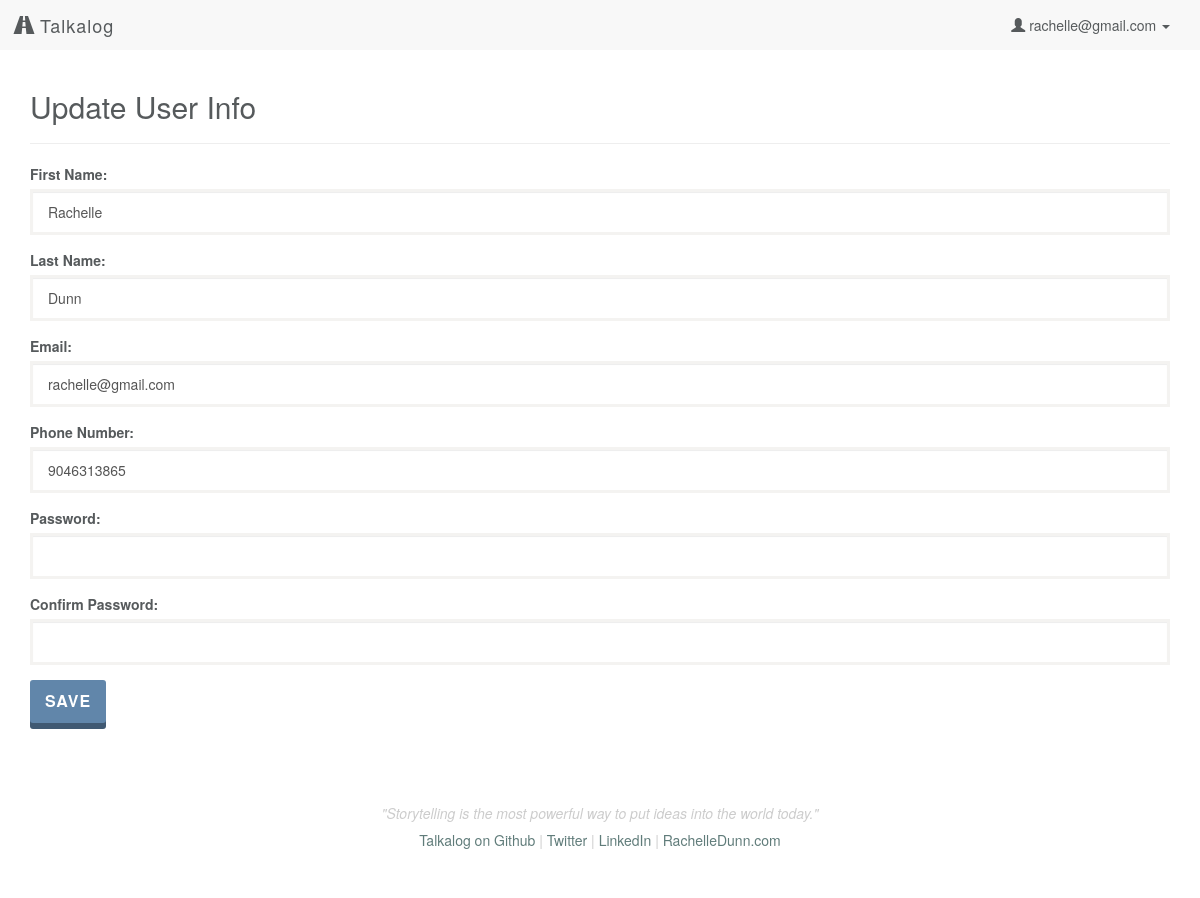
The page /edit/user (signed in) on the database as committed earlier.
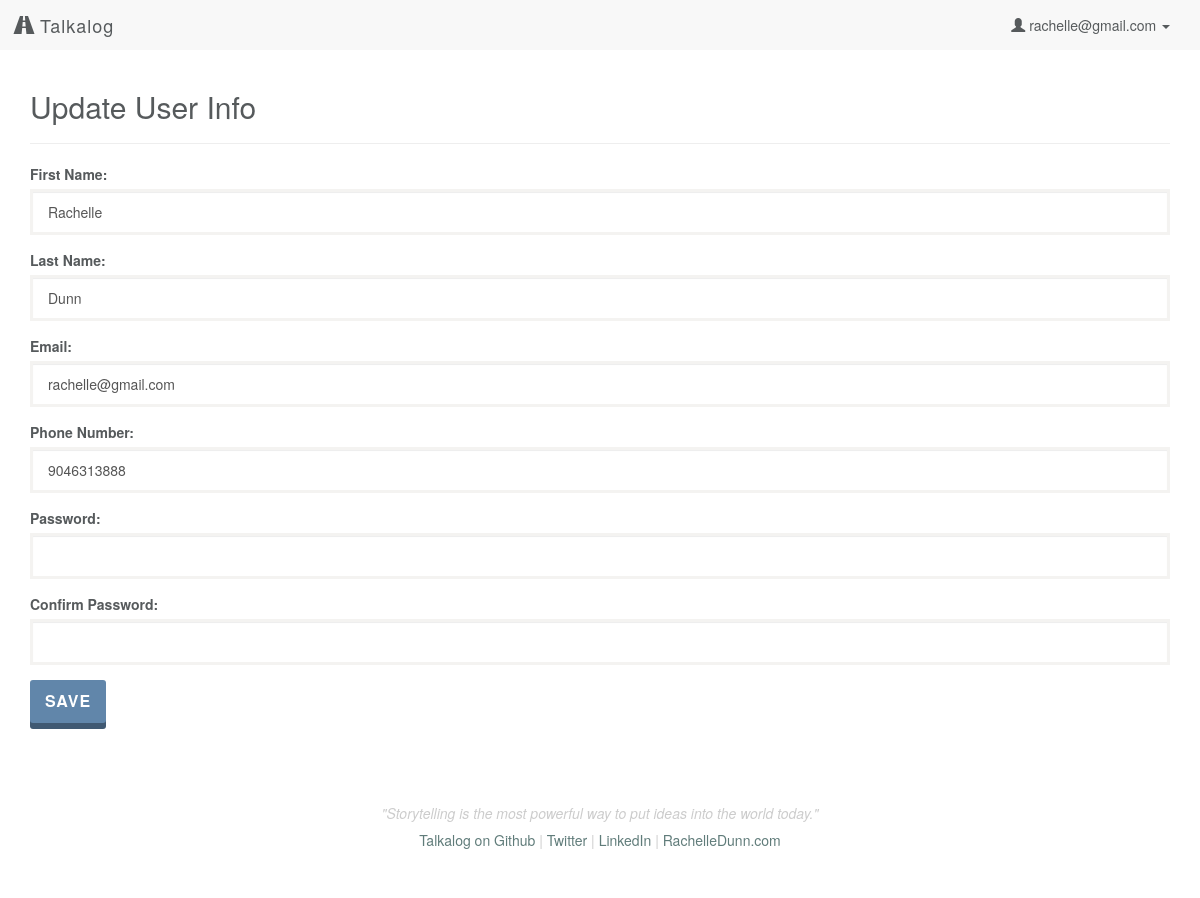
The same page on the database as committed later.
### model.py (models this page shows, shortened)
class User(db.Model):
    __tablename__ = "Users"
    id = db.Column(db.Integer, autoincrement=True, primary_key=True)
    email = db.Column(db.String(100), nullable=False)
    password = db.Column(db.String(50), nullable=False)
    first_name = db.Column(db.String(50), nullable=False)
    last_name = db.Column(db.String(50), nullable=False)
    tel = db.Column(db.String, nullable=False)

### server.py (the view)
@app.route('/edit/user', methods=['GET', 'POST'])
def edit_user_info():
	"""Allow users to edit info."""
	if 'email' in session:
		user_email = session['email']
		user = User.query.filter_by(email=user_email).first()
		if request.method == 'POST':
			entered_fname = request.form['first_name']
			entered_lname = request.form['last_name']
			entered_email = request.form['email']
			entered_tel = request.form['tel']
			entered_pw = request.form['password']
			entered_pw2 = request.form['password2']
			if entered_pw != entered_pw2:
				flash('Your passwords did not match')
				return redirect('/edit/user')
			else:
				if entered_fname:
					user.first_name = entered_fname
				if entered_lname:
					user.last_name = entered_lname
				if entered_email:
					user.email = entered_email
				if entered_tel:
					user.tel = entered_tel
				if entered_pw:
					user.password = entered_pw
				db.session.commit()
				session['email'] = entered_email
				flash('User info successfully updated!')
				return redirect('/')
		return render_template('edit_profile.html', user=user)
	else:
		flash('You must be logged in to edit your profile')
		return redirect('/login')

### templates/edit_profile.html
{% extends 'base.html' %}
{% block content %}
    <h2>Update User Info</h2>
    <hr>
    <form action="/edit/user" method="POST">
        <div class="form-group">
            <label for="first_name">First Name:</label>
            <input type="text" name="first_name" placeholder="First name" class="form-control" value="{{ user.first_name }}">
        </div>
        <div class="form-group">
            <label for="last_name">Last Name:</label>
            <input type="text" name="last_name" placeholder="Last name" class="form-control" value="{{ user.last_name }}">
        </div>
        <div class="form-group">
            <label for="email">Email:</label>
            <input type="text" name="email" placeholder="name@domain.com" class="form-control" value="{{ user.email }}">
        </div>
        <div class="form-group">
            <label for="tel">Phone Number:</label>
            <input type="tel" name="tel" class="form-control" placeholder="5555555555" min="10" max="10" value="{{ user.tel }}">
        </div>
        <div class="form-group">
            <label for="password">Password:</label>
            <input type="text" name="password" class="form-control">
        </div>
        <div class="form-group">
            <label for="password2">Confirm Password:</label>
            <input type="text" name="password2" class="form-control">
        </div>
        <input type="submit" value="Save" class="button">
    </form>
{% endblock %}

### templates/base.html (shortened to what this page needs)
<!DOCTYPE html>
<html lang="en">
    <head>
        <link rel="stylesheet" href="https://maxcdn.bootstrapcdn.com/bootstrap/3.3.4/css/bootstrap.min.css">
        <link rel="stylesheet" href="/static/css/style.css"/>
        <link rel="stylesheet" href="https://ajax.googleapis.com/ajax/libs/jqueryui/1.11.4/themes/smoothness/jquery-ui.css"/>
    </head>
    <body>
        <nav class="navbar navbar-default">
            <div class="container-fluid">
                <div class="navbar-header">
                    <a class="navbar-brand" href="/"><span class="glyphicon glyphicon-road" aria-hidden="true"></span> Talkalog</a>
                </div>
                <div class="collapse navbar-collapse" id="bs-example-navbar-collapse-1">
                    <ul class="nav navbar-nav navbar-right">
                    {% if 'email' in session %}
                        <li class="dropdown">
                        <a href="#" class="dropdown-toggle" data-toggle="dropdown" role="button" aria-expanded="false"><span class="glyphicon glyphicon-user" aria-hidden="true"></span> {{ session['email'] }} <span class="caret"></span></a>
                        </li>
                    {% else %}
                        <li><a href="/login">Login</a></li>
                        <li><a href="/signup">Sign Up</a></li>
                    {% endif %}
                    </ul>
                </div>
            </div>
        </nav>
        <div class="container">
            {% block content %}{% endblock %}
        </div>
        <div class="container">
            <footer class="footer">
                <p>"Storytelling is the most powerful way to put ideas into the world today."</p>
                <h5><a href="http://github.com/rachelledunn/talkalog" target="_blank">Talkalog on Github</a> | <a href="http://twitter.com/rchdnn" target="_blank">Twitter</a> | <a href="http://linkedin.com/in/rachelledunn" target="_blank">LinkedIn</a> | <a href="http://rachelledunn.com/" target="_blank">RachelleDunn.com</a></h5>
            </footer>
        </div>
    </body>
</html>

Rows that differ between the two databases and show on the page:
changed User "rachelle@gmail.com": tel "9046313865" → "9046313888"
